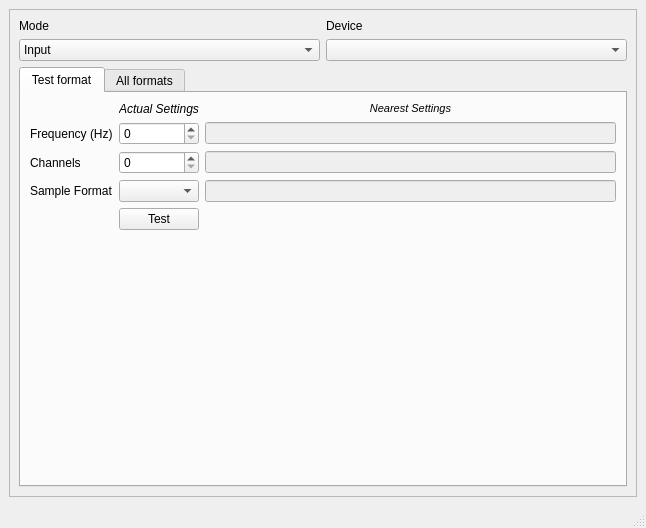
<?xml version="1.0" encoding="UTF-8"?>
<ui version="4.0">
 <class>AudioDevicesBase</class>
 <widget class="QMainWindow" name="AudioDevicesBase">
  <property name="geometry">
   <rect>
    <x>0</x>
    <y>0</y>
    <width>646</width>
    <height>528</height>
   </rect>
  </property>
  <property name="windowTitle">
   <string>Audio Devices</string>
  </property>
  <widget class="QWidget" name="centralwidget">
   <layout class="QVBoxLayout" name="verticalLayout">
    <item>
     <widget class="QScrollArea" name="scrollArea">
      <property name="sizePolicy">
       <sizepolicy hsizetype="Expanding" vsizetype="Expanding">
        <horstretch>0</horstretch>
        <verstretch>0</verstretch>
       </sizepolicy>
      </property>
      <property name="widgetResizable">
       <bool>true</bool>
      </property>
      <widget class="QWidget" name="scrollAreaWidgetContents">
       <property name="geometry">
        <rect>
         <x>0</x>
         <y>0</y>
         <width>626</width>
         <height>480</height>
        </rect>
       </property>
       <layout class="QGridLayout" name="gridLayout_4">
        <item row="0" column="0">
         <layout class="QGridLayout" name="gridLayout_2">
          <item row="0" column="0">
           <widget class="QLabel" name="modeLabel">
            <property name="text">
             <string>Mode</string>
            </property>
           </widget>
          </item>
          <item row="0" column="1">
           <widget class="QLabel" name="deviceLabel">
            <property name="text">
             <string>Device</string>
            </property>
           </widget>
          </item>
          <item row="1" column="0">
           <widget class="QComboBox" name="modeBox">
            <item>
             <property name="text">
              <string>Input</string>
             </property>
            </item>
            <item>
             <property name="text">
              <string>Output</string>
             </property>
            </item>
           </widget>
          </item>
          <item row="1" column="1">
           <widget class="QComboBox" name="deviceBox"/>
          </item>
          <item row="2" column="0" colspan="2">
           <widget class="QTabWidget" name="tabWidget">
            <property name="currentIndex">
             <number>0</number>
            </property>
            <widget class="QWidget" name="testFormatTab">
             <attribute name="title">
              <string>Test format</string>
             </attribute>
             <layout class="QGridLayout" name="gridLayout">
              <item row="12" column="1">
               <widget class="QPushButton" name="testButton">
                <property name="text">
                 <string>Test</string>
                </property>
               </widget>
              </item>
              <item row="12" column="2">
               <widget class="QLabel" name="testResult">
                <property name="text">
                 <string/>
                </property>
               </widget>
              </item>
              <item row="4" column="0">
               <widget class="QLabel" name="actualChannelLabel">
                <property name="text">
                 <string>Channels</string>
                </property>
               </widget>
              </item>
              <item row="2" column="2">
               <widget class="QLineEdit" name="nearestSampleRate">
                <property name="enabled">
                 <bool>false</bool>
                </property>
               </widget>
              </item>
              <item row="5" column="2">
               <widget class="QLineEdit" name="nearestSampleFormat">
                <property name="enabled">
                 <bool>false</bool>
                </property>
               </widget>
              </item>
              <item row="5" column="0">
               <widget class="QLabel" name="actualSampleTypeLabel">
                <property name="text">
                 <string>Sample Format</string>
                </property>
               </widget>
              </item>
              <item row="4" column="2">
               <widget class="QLineEdit" name="nearestChannel">
                <property name="enabled">
                 <bool>false</bool>
                </property>
               </widget>
              </item>
              <item row="5" column="1">
               <widget class="QComboBox" name="sampleFormatBox"/>
              </item>
              <item row="2" column="0">
               <widget class="QLabel" name="actualFreqLabel">
                <property name="text">
                 <string>Frequency (Hz)</string>
                </property>
               </widget>
              </item>
              <item row="0" column="1">
               <widget class="QLabel" name="actualLabel">
                <property name="sizePolicy">
                 <sizepolicy hsizetype="Preferred" vsizetype="Fixed">
                  <horstretch>0</horstretch>
                  <verstretch>0</verstretch>
                 </sizepolicy>
                </property>
                <property name="frameShape">
                 <enum>QFrame::NoFrame</enum>
                </property>
                <property name="frameShadow">
                 <enum>QFrame::Plain</enum>
                </property>
                <property name="text">
                 <string>&lt;i&gt;Actual Settings&lt;/i&gt;</string>
                </property>
                <property name="textFormat">
                 <enum>Qt::RichText</enum>
                </property>
                <property name="alignment">
                 <set>Qt::AlignCenter</set>
                </property>
               </widget>
              </item>
              <item row="0" column="2">
               <widget class="QLabel" name="nearestLabel">
                <property name="sizePolicy">
                 <sizepolicy hsizetype="Preferred" vsizetype="Fixed">
                  <horstretch>0</horstretch>
                  <verstretch>0</verstretch>
                 </sizepolicy>
                </property>
                <property name="frameShape">
                 <enum>QFrame::NoFrame</enum>
                </property>
                <property name="frameShadow">
                 <enum>QFrame::Plain</enum>
                </property>
                <property name="text">
                 <string>&lt;!DOCTYPE HTML PUBLIC &quot;-//W3C//DTD HTML 4.0//EN&quot; &quot;http://www.w3.org/TR/REC-html40/strict.dtd&quot;&gt;
&lt;html&gt;&lt;head&gt;&lt;meta name=&quot;qrichtext&quot; content=&quot;1&quot; /&gt;&lt;style type=&quot;text/css&quot;&gt;
p, li { white-space: pre-wrap; }
&lt;/style&gt;&lt;/head&gt;&lt;body style=&quot; font-family:'MS Shell Dlg 2'; font-size:8.25pt; font-weight:400; font-style:normal;&quot;&gt;
&lt;p style=&quot; margin-top:0px; margin-bottom:0px; margin-left:0px; margin-right:0px; -qt-block-indent:0; text-indent:0px;&quot;&gt;&lt;span style=&quot; font-style:italic;&quot;&gt;Nearest Settings&lt;/span&gt;&lt;/p&gt;&lt;/body&gt;&lt;/html&gt;</string>
                </property>
                <property name="textFormat">
                 <enum>Qt::RichText</enum>
                </property>
                <property name="alignment">
                 <set>Qt::AlignCenter</set>
                </property>
               </widget>
              </item>
              <item row="13" column="1">
               <spacer name="verticalSpacer">
                <property name="orientation">
                 <enum>Qt::Vertical</enum>
                </property>
                <property name="sizeHint" stdset="0">
                 <size>
                  <width>20</width>
                  <height>40</height>
                 </size>
                </property>
               </spacer>
              </item>
              <item row="2" column="1">
               <widget class="QSpinBox" name="sampleRateSpinBox"/>
              </item>
              <item row="4" column="1">
               <widget class="QSpinBox" name="channelsSpinBox"/>
              </item>
             </layout>
            </widget>
            <widget class="QWidget" name="tab">
             <attribute name="title">
              <string>All formats</string>
             </attribute>
             <layout class="QVBoxLayout" name="verticalLayout_2">
              <item>
               <widget class="QPushButton" name="populateTableButton">
                <property name="text">
                 <string>Populate table</string>
                </property>
               </widget>
              </item>
              <item>
               <widget class="QTableWidget" name="allFormatsTable">
                <property name="editTriggers">
                 <set>QAbstractItemView::NoEditTriggers</set>
                </property>
                <property name="dragDropOverwriteMode">
                 <bool>false</bool>
                </property>
                <property name="selectionMode">
                 <enum>QAbstractItemView::NoSelection</enum>
                </property>
                <property name="selectionBehavior">
                 <enum>QAbstractItemView::SelectItems</enum>
                </property>
                <property name="textElideMode">
                 <enum>Qt::ElideNone</enum>
                </property>
                <property name="sortingEnabled">
                 <bool>false</bool>
                </property>
                <property name="wordWrap">
                 <bool>false</bool>
                </property>
                <property name="cornerButtonEnabled">
                 <bool>false</bool>
                </property>
                <property name="columnCount">
                 <number>3</number>
                </property>
                <attribute name="horizontalHeaderHighlightSections">
                 <bool>false</bool>
                </attribute>
                <attribute name="horizontalHeaderStretchLastSection">
                 <bool>true</bool>
                </attribute>
                <attribute name="verticalHeaderVisible">
                 <bool>false</bool>
                </attribute>
                <attribute name="verticalHeaderHighlightSections">
                 <bool>false</bool>
                </attribute>
                <column>
                 <property name="text">
                  <string>Sample Format</string>
                 </property>
                 <property name="textAlignment">
                  <set>AlignCenter</set>
                 </property>
                </column>
                <column>
                 <property name="text">
                  <string>Frequency (Hz)</string>
                 </property>
                 <property name="textAlignment">
                  <set>AlignCenter</set>
                 </property>
                </column>
                <column>
                 <property name="text">
                  <string>Channels</string>
                 </property>
                 <property name="textAlignment">
                  <set>AlignCenter</set>
                 </property>
                </column>
               </widget>
              </item>
             </layout>
            </widget>
           </widget>
          </item>
         </layout>
        </item>
       </layout>
      </widget>
     </widget>
    </item>
   </layout>
  </widget>
  <widget class="QStatusBar" name="statusbar"/>
 </widget>
 <resources/>
 <connections/>
</ui>
